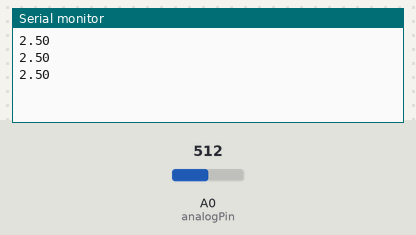
The sketch below on a simulated Arduino Uno, built with avr-gcc and run on an emulated ATmega328P. Parts: the last lines printed to the serial monitor. The inputs (shaded band) are chosen by the test bench; at power-on: A0 (analogPin) = 512.

Above: at 1.3 s.
1.4 s: A0 (analogPin) set to 716
At 1.9 s:
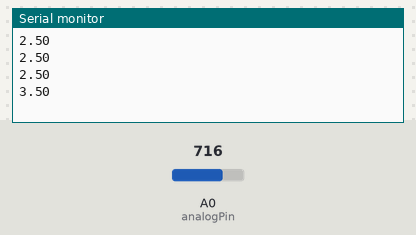
2.9 s: A0 (analogPin) set to 900
At 3.4 s:
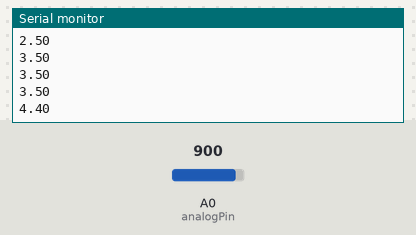
Timing chart, 0 to 5.9 s (numbered marks = the images above; inputs shaded):
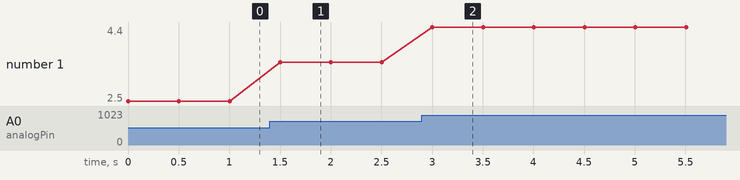

The sketch:

sketch_5_multimetro.ino
```cpp
int analogPin = A0;
float V2;
int delayT = 500;
int analogVal;

void setup() {
pinMode(analogPin,INPUT);
Serial.begin(9600);

}

void loop() {
  analogVal = analogRead(analogPin);
  V2 = (5.* analogVal)/1023.;
  Serial.println(V2);
  delay(delayT);
}
```

Measured:
- after the input at 1.4 s, the serial monitor: prints a new line after 0.10 s (image 1)
- after the input at 2.9 s, the serial monitor: prints a new line after 0.10 s (image 2)
- plotted number 1: 2.5 → 3.5 after the input at 1.4 s, 3.5 → 4.4 after the input at 2.9 s
